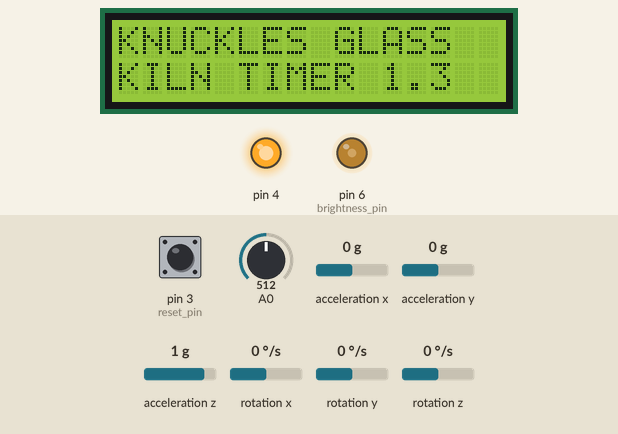
Recording of a sketch running on a simulated Arduino Nano, built with avr-gcc and run on an emulated ATmega328P. Parts: 16×2 character LCD, output pins drawn as LEDs (lit = HIGH). Dashed ring = blinking. The inputs (shaded band) are chosen by the test bench; at power-on: rotation x 0 °/s, A0 = 512, pin 3 (reset_pin) LOW, acceleration x 0 g, acceleration y 0 g, acceleration z 1 g, rotation y 0 °/s, rotation z 0 °/s. What the sketch prints to the serial monitor is not drawn.

Above: at 1.2 s.
1.3 s: rotation x set to -114 °/s
4.3 s: rotation x set to -123 °/s
At 4.7 s:
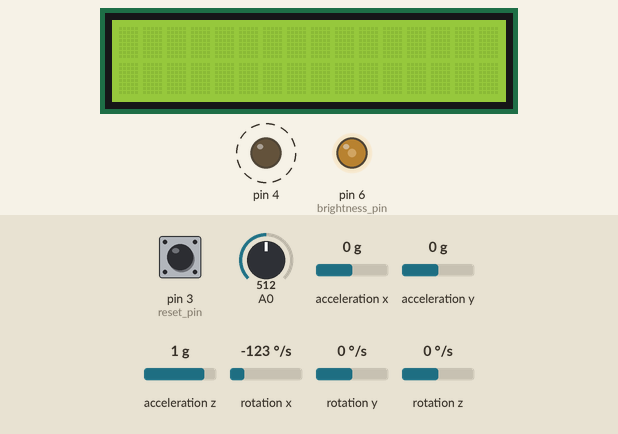
7.3 s: A0 set to 547
At 8.0 s:
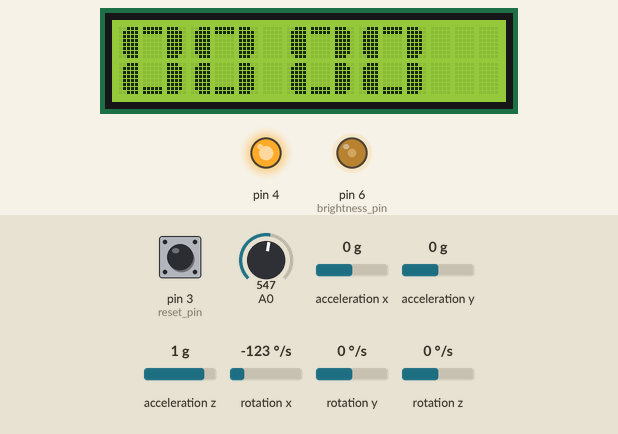
13.3 s: pin 3 (reset_pin) pulled HIGH for 0.15 s
At 15.3 s:
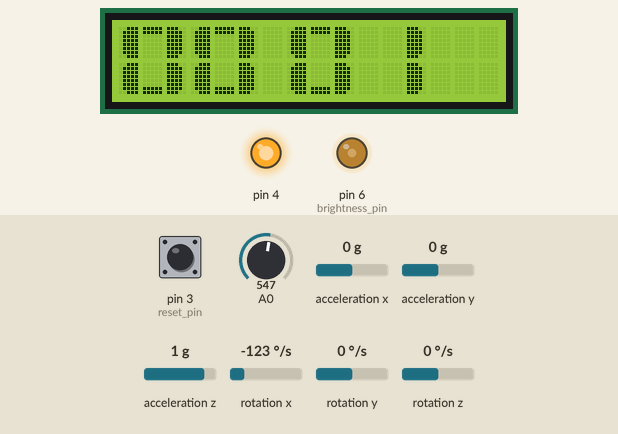
16.4 s: pin 3 (reset_pin) pulled HIGH for 1 s
At 19.7 s:
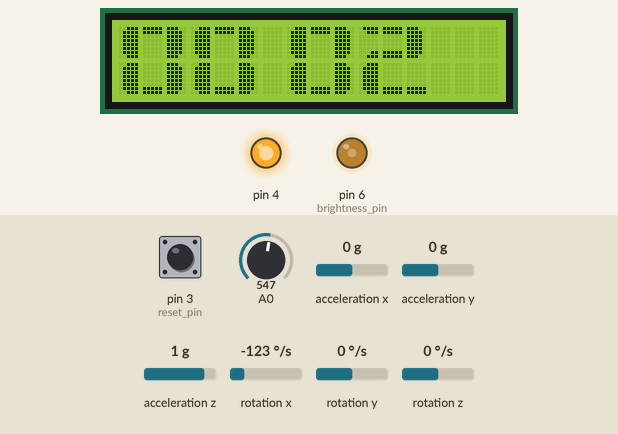
Timing chart, 0 to 21.2 s (numbered marks = the images above; inputs shaded):
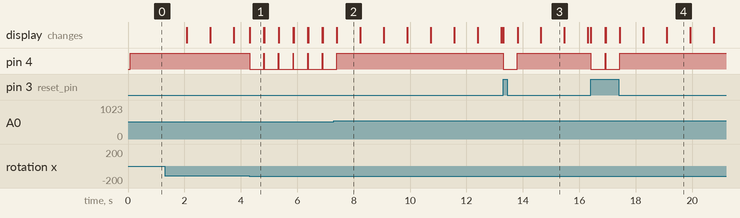

Measured:
- the behaviour switches between -117 and -118 °/s on rotation x (found by bisection; images 0 and 1)
- the behaviour switches between 537 and 538 on A0 (found by bisection; images 1 and 2)
- after the input at 4.3 s, pin 4: alternates HIGH for 0.02 s and LOW for 0.50 s, starting at once; the display: changes at once (image 1)
- after the input at 7.3 s, pin 4: goes on until 7.4 s, then stays HIGH
- after the input at 13.3 s, pin 4: HIGH → LOW at once, → HIGH 0.50 s later; the display: first changes at once (image 3 shows a later state)
- after the input at 16.4 s, pin 4: alternates HIGH for 0.02 s and LOW for 0.50 s, 4 changes in all, then stays HIGH, starting at once; the display: first changes at once (image 4 shows a later state)
- what the display in image 1 shows lasts 0.5 s, from 4.3 s to 4.8 s

The sketch:

Kiln_Timer_Beta_1_2.ino
```cpp
#include <LiquidCrystal.h>
#include "I2Cdev.h"
#include "MPU6050.h"
#include "Wire.h"

// initialize the interface pins
LiquidCrystal lcd(12, 11, 5, 7, 8, 9);

MPU6050 accelgyro;

int16_t ax, ay, az;  //Setting up gyro axis integers
int16_t gx, gy, gz;
int16_t gxS, gyS, gzS;

#define OUTPUT_READABLE_ACCELGYRO

int mf=0;  //setting mf(minutes front), mb(minutes back) , secoundsf, secondsb and miliseconds to 0
int mb=0;
int sf=0;
int sb=0;
int ms=0;


const int reset_pin = 3; //the number of the reset button pin on nano
int brightness_pin = 6; //defines pin for setting brightness
int reset = 0;       // variable for reading the rest button status
int brightness=100; //you can change this number to change brightness

// the 8 arrays that form each segment of the custom numbers
byte bar1[8] =
{
        B11100,
        B11110,
        B11110,
        B11110,
        B11110,
        B11110,
        B11110,
        B11100
};
byte bar2[8] =
{
        B00111,
        B01111,
        B01111,
        B01111,
        B01111,
        B01111,
        B01111,
        B00111
};
byte bar3[8] =
{
        B11111,
        B11111,
        B00000,
        B00000,
        B00000,
        B00000,
        B11111,
        B11111
};
byte bar4[8] =
{
        B11110,
        B11100,
        B00000,
        B00000,
        B00000,
        B00000,
        B11000,
        B11100
};
byte bar5[8] =
{
        B01111,
        B00111,
        B00000,
        B00000,
        B00000,
        B00000,
        B00011,
        B00111
};
byte bar6[8] =
{
        B00000,
        B00000,
        B00000,
        B00000,
        B00000,
        B00000,
        B11111,
        B11111
};
byte bar7[8] =
{
        B00000,
        B00000,
        B00000,
        B00000,
        B00000,
        B00000,
        B00111,
        B01111
};
byte bar8[8] =
{
        B11111,
        B11111,
        B00000,
        B00000,
        B00000,
        B00000,
        B00000,
        B00000
};


void setup()
{
// join I2C bus (I2Cdev library doesn't do this automatically)
    #if I2CDEV_IMPLEMENTATION == I2CDEV_ARDUINO_WIRE
        Wire.begin();
    #elif I2CDEV_IMPLEMENTATION == I2CDEV_BUILTIN_FASTWIRE
        Fastwire::setup(400, true);
    #endif

  // assignes each segment a write number
  lcd.createChar(1,bar1);
  lcd.createChar(2,bar2);
  lcd.createChar(3,bar3);
  lcd.createChar(4,bar4);
  lcd.createChar(5,bar5);
  lcd.createChar(6,bar6);
  lcd.createChar(7,bar7);
  lcd.createChar(8,bar8);

  // initialize Gyro device
  accelgyro.initialize();

  // initialize Serial Port for Diagnostics
  Serial.begin(9600);

  // sets the LCD's rows and colums:
  lcd.begin(16, 2);
  analogWrite(brightness_pin ,brightness); //this sets brightness on pin 6

  pinMode(reset_pin, INPUT); // initialize the pushbutton pin as an input
  pinMode(4, OUTPUT);
  digitalWrite(4, HIGH);
}

void custom0(int col)
{ // uses segments to build the number 0
  lcd.setCursor(col, 0);
  lcd.write(2);
  lcd.write(8);
  lcd.write(1);
  lcd.setCursor(col, 1);
  lcd.write(2);
  lcd.write(6);
  lcd.write(1);
}

void custom1(int col)
{
  lcd.setCursor(col,0);
  lcd.write(32);
  lcd.write(32);
  lcd.write(1);
  lcd.setCursor(col,1);
  lcd.write(32);
  lcd.write(32);
  lcd.write(1);
}

void custom2(int col)
{
  lcd.setCursor(col,0);
  lcd.write(5);
  lcd.write(3);
  lcd.write(1);
  lcd.setCursor(col, 1);
  lcd.write(2);
  lcd.write(6);
  lcd.write(6);
}

void custom3(int col)
{
  lcd.setCursor(col,0);
  lcd.write(5);
  lcd.write(3);
  lcd.write(1);
  lcd.setCursor(col, 1);
  lcd.write(7);
  lcd.write(6);
  lcd.write(1);
}

void custom4(int col)
{
  lcd.setCursor(col,0);
  lcd.write(2);
  lcd.write(6);
  lcd.write(1);
  lcd.setCursor(col, 1);
  lcd.write(32);
  lcd.write(32);
  lcd.write(1);
}

void custom5(int col)
{
  lcd.setCursor(col,0);
  lcd.write(2);
  lcd.write(3);
  lcd.write(4);
  lcd.setCursor(col, 1);
  lcd.write(7);
  lcd.write(6);
  lcd.write(1);
}

void custom6(int col)
{
  lcd.setCursor(col,0);
  lcd.write(2);
  lcd.write(3);
  lcd.write(4);
  lcd.setCursor(col, 1);
  lcd.write(2);
  lcd.write(6);
  lcd.write(1);
}

void custom7(int col)
{
  lcd.setCursor(col,0);
  lcd.write(2);
  lcd.write(8);
  lcd.write(1);
  lcd.setCursor(col, 1);
  lcd.write(32);
  lcd.write(32);
  lcd.write(1);
}

void custom8(int col)
{
  lcd.setCursor(col, 0);
  lcd.write(2);
  lcd.write(3);
  lcd.write(1);
  lcd.setCursor(col, 1);
  lcd.write(2);
  lcd.write(6);
  lcd.write(1);
}

void custom9(int col)
{
  lcd.setCursor(col, 0);
  lcd.write(2);
  lcd.write(3);
  lcd.write(1);
  lcd.setCursor(col, 1);
  lcd.write(7);
  lcd.write(6);
  lcd.write(1);
}

void printNumber(int value, int col) {
  if (value == 0) {
    custom0(col);
  } if (value == 1) {
    custom1(col);
  } if (value == 2) {
    custom2(col);
  } if (value == 3) {
    custom3(col);
  } if (value == 4) {
    custom4(col);
  } if (value == 5) {
    custom5(col);
  } if (value == 6) {
    custom6(col);
  } if (value == 7) {
    custom7(col);
  } if (value == 8) {
    custom8(col);
  } if (value == 9) {
    custom9(col);
  }
}

void loop()
{
  lcd.setCursor(0,0);
  lcd.print("KNUCKLES GLASS");
  lcd.setCursor(0,1);
  lcd.print("KILN TIMER 1.3");
  delay(2000);
  lcd.clear();
  stopwatch(); //goes to sub program stopwatch


}


//--------------------SUB PROGRAMS-------------------------


void stopwatch()
{
  digitalWrite(4, HIGH);
  lcd.setCursor(0,0);        //setting start point on lcd
  printNumber(mf,0);         //writing minutes front number
  printNumber(mb,3);         //writing minutes back number
  printNumber(sf,7);         //writing seconds front number
  printNumber(sb,10);        //writeing second back number
  ms=ms+10;
  delay(9);

 if(ms==520)
  {
   lcd.clear();  //clears LCD
  }

 if(ms==520)     //if state for counting up seconds
  {
  ms=0;
  sb=sb+1;
  }

  if(sb==10)     //if state for counting up minutes
  {
  sb=0;
  sf=sf+1;
  }

  if(sf==6)     //if state for counting up minutes
  {
  sb=0;
  sf=0;
  mb=mb+1;
  }

  if(mb==10)     //if state for counting up minutes
  {
  mb=0;
  mf=mf+1;
  }

  if(mf==10)     //if state for counting up minutes
  {
  mb=0;
  mf=0;
  }

 reset = digitalRead(reset_pin); // read the state of the pushbutton value:

 accelgyro.getRotation(&gx, &gy, &gz);
    int sum = (gx + gy + gz);
    int potValue = analogRead(A0);
    int Sensitivity = (potValue * 30);
    if (Sensitivity <= 2000)
    {
      Sensitivity = 2000; //Set lower threshHold for Sensitivity
    }

    OUTPUT_READABLE_ACCELGYRO
        if(sum > Sensitivity)
        {
          stopwatch_reset();
        }
        if(sum < -Sensitivity)
        {
          stopwatch_reset();
        }

    Serial.println(sum); //Print Tilt and Sensitivity Values in Serial Window
    Serial.println(Sensitivity);

 if(reset == HIGH)
 {
   stopwatch_reset();
 }
 else
 {
   stopwatch();
 }
}

void stopwatch_reset()
{
 digitalWrite(4, LOW);
 lcd.clear();
 mf=0;        // zero everything out
 mb=0;
 sf=0;
 sb=0;
 ms=0;
 delay(500);
 stopwatch();
}
```
